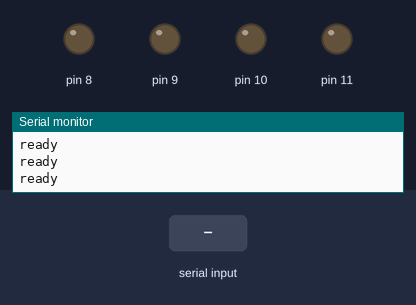
This sketch was run on a simulated Arduino Uno, built with avr-gcc and run on an emulated ATmega328P. Parts: output pins drawn as LEDs (lit = HIGH), the last lines printed to the serial monitor. Inputs (shaded band) come from the test bench.

Above: at 1.0 s.
1.1 s: "R" received over Serial
At 2.4 s:
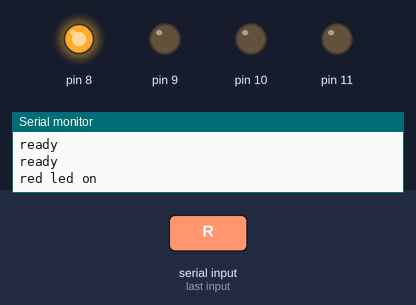
2.7 s: "Y" received over Serial
At 3.8 s:
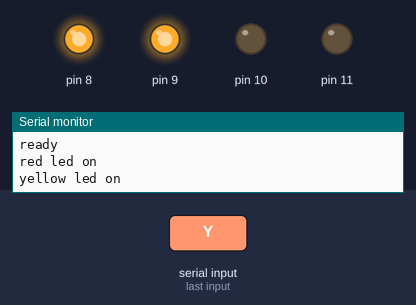
4.2 s: "r" received over Serial
At 5.0 s:
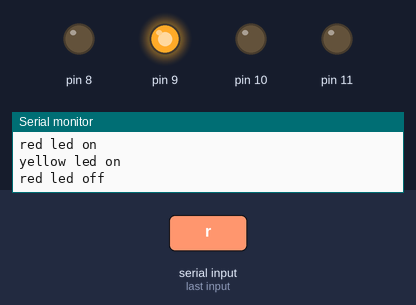
5.7 s: "G" received over Serial
At 6.1 s:
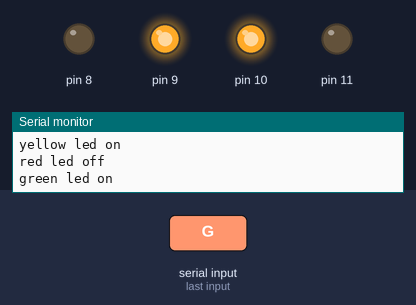
7.2 s: "y" received over Serial
At 8.4 s:
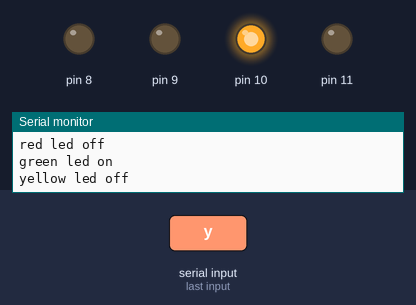
8.7 s: "R" received over Serial
At 9.6 s:
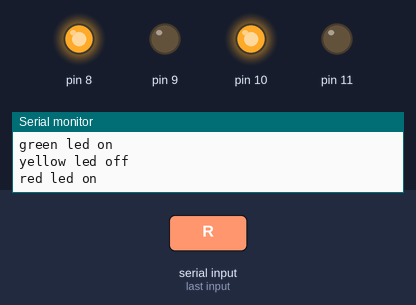
Timing chart, 0 to 11.2 s (numbered marks = the images above; inputs shaded):
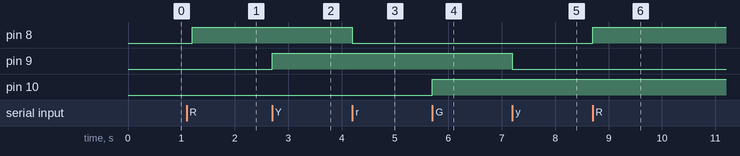

Measured:
- after the input at 1.1 s, pin 8: LOW → HIGH after 0.10 s
- after the input at 2.7 s, pin 9: LOW → HIGH at once
- after the input at 4.2 s, pin 8: HIGH → LOW at once
- after the input at 5.7 s, pin 10: LOW → HIGH at once
- after the input at 7.2 s, pin 9: HIGH → LOW at once
- after the input at 8.7 s, pin 8: LOW → HIGH at once

The sketch:

pro19_serial_communication_4.ino
```cpp
void setup() {
  Serial.begin (9600);
  for (int i = 8; i < 12; i++) {
    pinMode (i, OUTPUT);
  }
establishContact ();
}


void loop() {
  while (Serial.available () > 0) {
    int a = Serial.read ();
    if (a == 'R') {
      Serial.println("red led on");
      digitalWrite (8, HIGH);
    }
    else if (a == 'r') {
      Serial.println("red led off");
      digitalWrite (8, LOW);
    }
    else if (a == 'Y') {
      Serial.println("yellow led on");
      digitalWrite (9, HIGH);
    }
    else if (a == 'y') {
      Serial.println("yellow led off");
      digitalWrite (9, LOW);
    }
    else if (a == 'G') {
      Serial.println("green led on");
      digitalWrite (10, HIGH);
    }
    else if (a == 'g') {
      Serial.println("green led off");
      digitalWrite (10, LOW);
    }
  }
}
void establishContact() {
  while (Serial.available() <= 0) {
    Serial.println("ready");   // send a capital A
    delay(300);
  }
}
```
